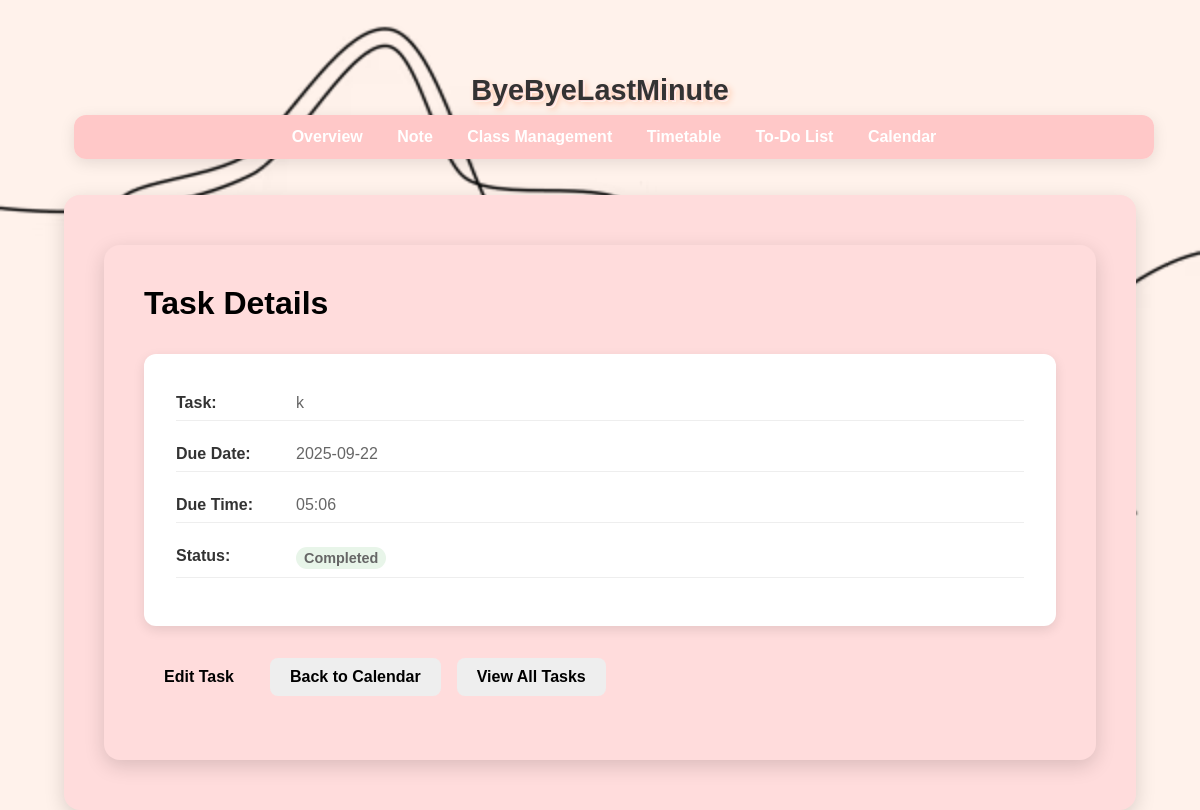
Screenshot of /todo_details/26 with the database file from the repository.
### tables this page shows
CREATE TABLE todos (
                id INTEGER PRIMARY KEY AUTOINCREMENT,
                task TEXT NOT NULL,
                due_date TEXT NOT NULL,
                is_done INTEGER DEFAULT 0
            , due_time TEXT);

### app.py (the view)
@app.route('/todo_details/<int:todo_id>')
def todo_details(todo_id):
    todo = Todo.get_by_id(todo_id)
    if not todo:
        flash("Task not found", "error")
        return redirect(url_for('calendar_view'))
    return render_template('todo_details.html', todo=todo)

### app.py (called while the page is built)
@app.context_processor
def inject_vapid_key():
    return dict(VAPID_PUBLIC_KEY=VAPID_PUBLIC_KEY)

### models.py (called while the page is built)
def get_db_connection():
    conn = sqlite3.connect(DB_NAME, timeout=10)
    conn.row_factory = sqlite3.Row
    return conn

    @staticmethod
    def get_by_id(todo_id):
        with get_db_connection() as conn:
            row = conn.execute("SELECT * FROM todos WHERE id=?", (todo_id,)).fetchone()
            return Todo(**dict(row)) if row else None

### templates/todo_details.html (shortened to what this page needs)
{% extends "base.html" %}
{% block content %}
<main class="container">
  <h1>Task Details</h1>
  <div class="task-details">
    <div class="detail-item">
      <strong>Task:</strong>
      <span>{{ todo.task }}</span>
    </div>
    <div class="detail-item">
      <strong>Due Date:</strong>
      <span>{{ todo.due_date }}</span>
    </div>
    <div class="detail-item">
      <strong>Due Time:</strong>
      <span>{{ todo.due_time or 'No specific time' }}</span>
    </div>
    <div class="detail-item">
      <strong>Status:</strong>
      <span class="{% if todo.is_done %}status-done{% else %}status-pending{% endif %}">
        {% if todo.is_done %}Completed{% else %}Pending{% endif %}
      </span>
    </div>
  </div>
  <div class="actions">
    <a href="{{ url_for('edit_todo', todo_id=todo.id) }}" class="button">Edit Task</a>
    <a href="{{ url_for('calendar_view') }}" class="button secondary">Back to Calendar</a>
    <a href="{{ url_for('todos') }}" class="button secondary">View All Tasks</a>
  </div>
</main>
{% endblock %}

### static/style.css (style rules this page uses)
* { margin: 0; padding: 0; box-sizing: border-box; }
html, body { height: 100%; font-family: Arial, sans-serif; background-color: #FFF2EB; background-image: url("Dashboard Background Image.jpg"), url("Dashboard Background Image.avif"); background-repeat: no-repeat; background-size: cover; background-position: center; background-attachment: fixed; color: #000; padding: 2rem; }
.container { max-width: 1100px; width: 100%; margin: 10px auto; padding: 2.5rem; background: #FFDCDC; border-radius: 16px; box-shadow: 0 6px 20px rgba(0,0,0,0.15); }
h1, h2 { margin-bottom: 1rem; color: #000; }
.actions { grid-column: span 2; display: flex; gap: 1rem; margin-top: 0.5rem; }
.actions { margin-bottom: 1.5rem; }
.button { display: inline-block; padding: 0.7rem 1.4rem; border-radius: 8px; border: none; font-weight: 600; cursor: pointer; transition: background 0.3s; text-decoration: none; text-align: center; }
.button.secondary { background: #eee; color: #000; }
.container { background: #FFDCDC; border-radius: 16px; box-shadow: 0 6px 20px rgba(0,0,0,0.15); padding: 2.5rem; margin: 10px auto; max-width: 1100px; }
.container h1 { color: #000; margin-bottom: 1.5rem; text-align: left; font-size: 2rem; font-weight: bold; }
.actions { display: flex; justify-content: flex-start; gap: 1rem; margin-bottom: 2rem; flex-wrap: wrap; }
.button { padding: 10px 20px; border: none; border-radius: 8px; font-weight: 600; cursor: pointer; text-decoration: none; transition: background 0.3s; color: #000; display: inline-block; }
.button.secondary { background-color: #eee; color: #000; }
.status-done { color: #28a745; font-weight: bold; background: #e8f5e9; padding: 3px 8px; border-radius: 12px; font-size: 0.9rem; }
.actions { display: flex; gap: 1rem; margin-bottom: 1.5rem; flex-wrap: wrap; }

### templates/todo_details.html (style rules this page uses)
.task-details { background: white; padding: 2rem; border-radius: 12px; box-shadow: 0 4px 12px rgba(0,0,0,0.1); margin: 2rem 0; }
.detail-item { display: flex; margin-bottom: 1rem; padding: 0.5rem 0; border-bottom: 1px solid #eee; }
.detail-item strong { min-width: 120px; color: #333; }
.detail-item span { color: #666; }
.status-done { color: #28a745; font-weight: bold; }
.actions { display: flex; gap: 1rem; margin-top: 2rem; flex-wrap: wrap; }

### rows the page displays
todos: task "k", due_date "2025-09-22", due_time "05:06"
